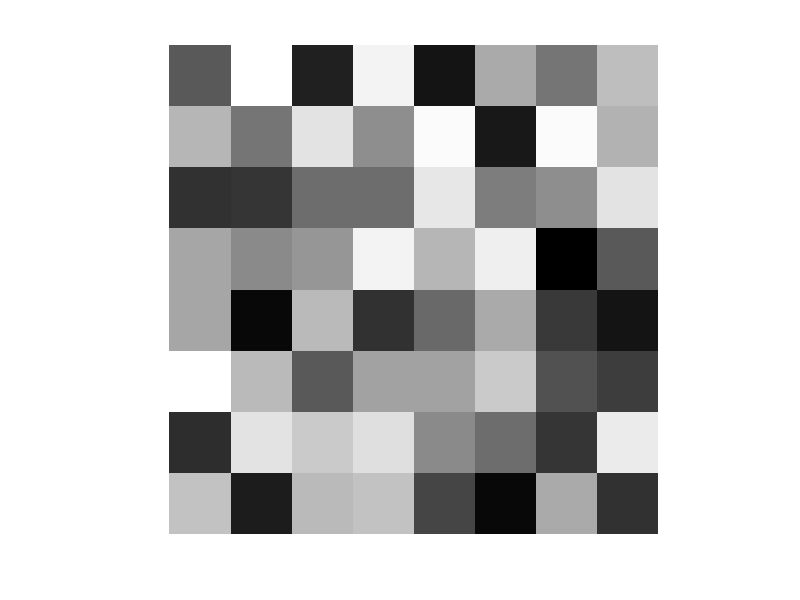

Write MATLAB code to recreate this figure. (Note: this script raises an error after producing the figure.)
clc
close all
clear all
% Matrix Genration  %
I = uint8(rand(8,8) * 255);
disp(I) ; 
imshow(I) ;

% Image to Gray Scle %
Image  = imread('Image.jpg');
imshow(Image);
figure();
Image_Gray = rgb2gray(Image) ;
imshow(Image_Gray);

% Image to Red
Image_Red = Image ;
figure();
Image_Red(:,:,2) = 0;
Image_Red(:,:,3) = 0;
imshow(Image_Red);
% Image in Black and White % 
B_W = Image_Gray > 50 ;
uint8(B_W) ;
figure();
imshow(B_W);